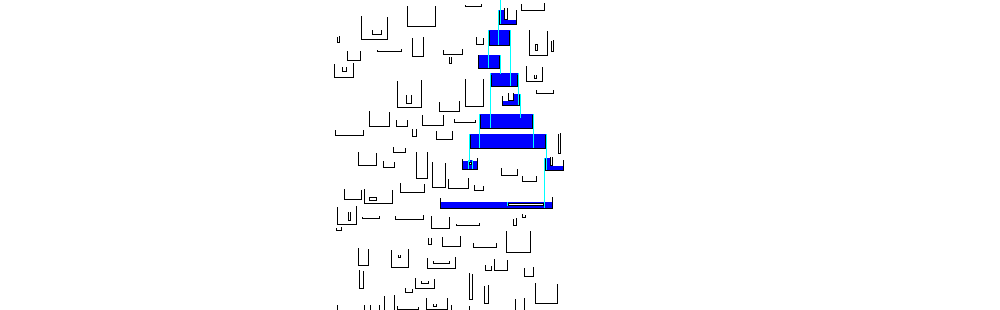

Source code (Python):
#!/usr/bin/env python3

import os
import re
import sys
from PIL import Image, ImageDraw
from collections import deque

points = set()
water = set()
tips = deque([(500, 0)])
sprinkle = set([(500, 0)])

folder = os.path.dirname(os.path.abspath(__file__))

for line in open(os.path.join(folder, 'input.txt')).readlines():
    line = line.strip()
    m = re.match('y=(.*), x=(.*)\.\.(.*)', line)
    if m:
        y = int(m.group(1))
        x1 = int(m.group(2))
        x2 = int(m.group(3))
        for x in range(x1, x2 + 1):
            points.add((x, y))
        continue
    m = re.match('x=(.*), y=(.*)\.\.(.*)', line)
    x = int(m.group(1))
    y1 = int(m.group(2))
    y2 = int(m.group(3))
    for y in range(y1, y2 + 1):
        points.add((x, y))

width = 1000
height = 0

for p in points:
    if p[1] > height:
        height = p[1]

def draw():
    height = 300
    im = Image.new('RGB', (width, height + 10), (255, 255, 255))
    draw = ImageDraw.Draw(im)

    for p in points:
        draw.point(p, fill = (0, 0, 0))
    for w in water:
        draw.point(w, fill = (0, 0, 256))
    for s in sprinkle:
        draw.point(s, fill = (0, 256, 256))
    im.save('water.png')

def can_flood(fall):
    if not fall in water:
        return True
    for step in [1, -1]:
        i = 1
        while True:
            p = (fall[0] + i * step, fall[1])
            if p not in water:
                break
            elif p in sprinkle:
                p2 = (p[0], p[1] - 1)
                if p2 not in sprinkle:
                    return False
            i += 1
    return True

def fill_level_up(tip):
    new_water = [tip]
    overflow = False
    for step in [1, -1]:
        i = 1
        while True:
            p = (tip[0] + i * step, tip[1])
            if p in points:
                break
            pdown = (p[0], p[1] + 1)
            if pdown in points or pdown in water:
                new_water.append(p)
            else:
                tips.append(p)
                sprinkle.add(p)
                overflow = True
                break
            i += 1
    for w in new_water:
        water.add(w)
    if not overflow:
        upper = (tip[0], tip[1] - 1)
        if upper in sprinkle:
            tips.append(upper)

stop = -1
if len(sys.argv) == 2:
    stop = int(sys.argv[1])

step = 1
while tips:
    print(step)
    step += 1
    if step == stop:
        break
    tip = tips.popleft()
    fall = (tip[0], tip[1] + 1)
    if fall in points or fall in water:
        if can_flood(fall):
            fill_level_up(tip)
    else:
        sprinkle.add(fall)
        tips.append(fall)

draw()
